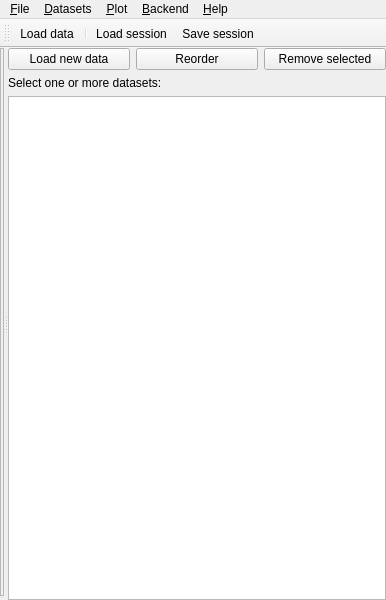
<?xml version="1.0" encoding="UTF-8"?>
<ui version="4.0">
 <class>MainWindow</class>
 <widget class="QMainWindow" name="MainWindow">
  <property name="geometry">
   <rect>
    <x>0</x>
    <y>0</y>
    <width>386</width>
    <height>600</height>
   </rect>
  </property>
  <property name="windowTitle">
   <string>ufit[*]</string>
  </property>
  <widget class="QWidget" name="centralwidget">
   <layout class="QHBoxLayout" name="horizontalLayout_2">
    <property name="margin">
     <number>0</number>
    </property>
    <item>
     <widget class="QSplitter" name="splitter">
      <property name="orientation">
       <enum>Qt::Horizontal</enum>
      </property>
      <widget class="QSplitter" name="vsplitter">
       <property name="orientation">
        <enum>Qt::Vertical</enum>
       </property>
       <widget class="QFrame" name="plotframe">
        <property name="frameShape">
         <enum>QFrame::StyledPanel</enum>
        </property>
        <property name="frameShadow">
         <enum>QFrame::Plain</enum>
        </property>
       </widget>
       <widget class="QStackedWidget" name="stacker"/>
      </widget>
      <widget class="QWidget" name="layoutWidget">
       <layout class="QVBoxLayout" name="verticalLayout">
        <item>
         <layout class="QHBoxLayout" name="horizontalLayout">
          <item>
           <widget class="QPushButton" name="loadBtn">
            <property name="text">
             <string>Load new data</string>
            </property>
            <property name="icon">
             <iconset resource="../../resource/gui.qrc">
              <normaloff>:/document--plus.png</normaloff>:/document--plus.png</iconset>
            </property>
           </widget>
          </item>
          <item>
           <widget class="QPushButton" name="reorderBtn">
            <property name="text">
             <string>Reorder</string>
            </property>
            <property name="icon">
             <iconset resource="../../resource/gui.qrc">
              <normaloff>:/arrow-switch.png</normaloff>:/arrow-switch.png</iconset>
            </property>
           </widget>
          </item>
          <item>
           <widget class="QPushButton" name="removeBtn">
            <property name="text">
             <string>Remove selected</string>
            </property>
            <property name="icon">
             <iconset resource="../../resource/gui.qrc">
              <normaloff>:/cross.png</normaloff>:/cross.png</iconset>
            </property>
           </widget>
          </item>
         </layout>
        </item>
        <item>
         <widget class="QLabel" name="label">
          <property name="text">
           <string>Select one or more datasets:</string>
          </property>
         </widget>
        </item>
        <item>
         <widget class="DataListView" name="dataList">
          <property name="contextMenuPolicy">
           <enum>Qt::ActionsContextMenu</enum>
          </property>
         </widget>
        </item>
       </layout>
      </widget>
     </widget>
    </item>
   </layout>
  </widget>
  <widget class="QMenuBar" name="menubar">
   <property name="geometry">
    <rect>
     <x>0</x>
     <y>0</y>
     <width>386</width>
     <height>20</height>
    </rect>
   </property>
   <widget class="QMenu" name="menuFile">
    <property name="title">
     <string>&amp;File</string>
    </property>
    <addaction name="actionLoad"/>
    <addaction name="actionSave"/>
    <addaction name="actionSaveAs"/>
    <addaction name="separator"/>
    <addaction name="actionQuit"/>
   </widget>
   <widget class="QMenu" name="menuHelp">
    <property name="title">
     <string>&amp;Help</string>
    </property>
    <addaction name="actionAbout"/>
   </widget>
   <widget class="QMenu" name="menuView">
    <property name="title">
     <string>&amp;Datasets</string>
    </property>
    <addaction name="actionLoadData"/>
    <addaction name="actionRemoveData"/>
    <addaction name="actionMergeData"/>
    <addaction name="separator"/>
    <addaction name="actionExportASCII"/>
    <addaction name="actionExportFIT"/>
    <addaction name="actionExportParams"/>
    <addaction name="actionExportPython"/>
   </widget>
   <widget class="QMenu" name="menuBackend">
    <property name="title">
     <string>&amp;Backend</string>
    </property>
   </widget>
   <widget class="QMenu" name="menu_Plot">
    <property name="title">
     <string>&amp;Plot</string>
    </property>
    <addaction name="actionPrint"/>
    <addaction name="separator"/>
    <addaction name="actionDrawSymbols"/>
    <addaction name="actionConnectData"/>
   </widget>
   <addaction name="menuFile"/>
   <addaction name="menuView"/>
   <addaction name="menu_Plot"/>
   <addaction name="menuBackend"/>
   <addaction name="menuHelp"/>
  </widget>
  <widget class="QToolBar" name="toolBar">
   <property name="windowTitle">
    <string>toolBar</string>
   </property>
   <attribute name="toolBarArea">
    <enum>TopToolBarArea</enum>
   </attribute>
   <attribute name="toolBarBreak">
    <bool>false</bool>
   </attribute>
   <addaction name="actionLoadData"/>
   <addaction name="separator"/>
   <addaction name="actionLoad"/>
   <addaction name="actionSave"/>
  </widget>
  <action name="actionLoad">
   <property name="icon">
    <iconset resource="../../resource/gui.qrc">
     <normaloff>:/folder-open.png</normaloff>:/folder-open.png</iconset>
   </property>
   <property name="text">
    <string>&amp;Load session...</string>
   </property>
   <property name="shortcut">
    <string>Ctrl+O</string>
   </property>
  </action>
  <action name="actionSave">
   <property name="icon">
    <iconset resource="../../resource/gui.qrc">
     <normaloff>:/disk-black.png</normaloff>:/disk-black.png</iconset>
   </property>
   <property name="text">
    <string>&amp;Save session</string>
   </property>
   <property name="shortcut">
    <string>Ctrl+S</string>
   </property>
  </action>
  <action name="actionAbout">
   <property name="icon">
    <iconset resource="../../resource/gui.qrc">
     <normaloff>:/question-white.png</normaloff>:/question-white.png</iconset>
   </property>
   <property name="text">
    <string>&amp;About</string>
   </property>
  </action>
  <action name="actionQuit">
   <property name="icon">
    <iconset resource="../../resource/gui.qrc">
     <normaloff>:/cross-button.png</normaloff>:/cross-button.png</iconset>
   </property>
   <property name="text">
    <string>&amp;Quit</string>
   </property>
   <property name="shortcut">
    <string>Ctrl+Q</string>
   </property>
  </action>
  <action name="actionSaveAs">
   <property name="icon">
    <iconset resource="../../resource/gui.qrc">
     <normaloff>:/disks-black.png</normaloff>:/disks-black.png</iconset>
   </property>
   <property name="text">
    <string>Save session as...</string>
   </property>
   <property name="shortcut">
    <string>Ctrl+Shift+S</string>
   </property>
  </action>
  <action name="actionLoadData">
   <property name="icon">
    <iconset resource="../../resource/gui.qrc">
     <normaloff>:/document--plus.png</normaloff>:/document--plus.png</iconset>
   </property>
   <property name="text">
    <string>Load data</string>
   </property>
   <property name="shortcut">
    <string>Ctrl+L</string>
   </property>
  </action>
  <action name="actionConnectData">
   <property name="checkable">
    <bool>true</bool>
   </property>
   <property name="text">
    <string>Connect datapoints</string>
   </property>
  </action>
  <action name="actionRemoveData">
   <property name="icon">
    <iconset resource="../../resource/gui.qrc">
     <normaloff>:/cross.png</normaloff>:/cross.png</iconset>
   </property>
   <property name="text">
    <string>Remove selected dataset(s)</string>
   </property>
  </action>
  <action name="actionMergeData">
   <property name="icon">
    <iconset resource="../../resource/gui.qrc">
     <normaloff>:/arrow-join.png</normaloff>:/arrow-join.png</iconset>
   </property>
   <property name="text">
    <string>Merge selected datasets</string>
   </property>
  </action>
  <action name="actionDrawSymbols">
   <property name="checkable">
    <bool>true</bool>
   </property>
   <property name="checked">
    <bool>true</bool>
   </property>
   <property name="text">
    <string>Draw symbols</string>
   </property>
  </action>
  <action name="actionPrint">
   <property name="icon">
    <iconset resource="../../resource/gui.qrc">
     <normaloff>:/printer.png</normaloff>:/printer.png</iconset>
   </property>
   <property name="text">
    <string>Print plot...</string>
   </property>
  </action>
  <action name="actionExportASCII">
   <property name="icon">
    <iconset resource="../../resource/gui.qrc">
     <normaloff>:/document-export.png</normaloff>:/document-export.png</iconset>
   </property>
   <property name="text">
    <string>Export data as ASCII...</string>
   </property>
  </action>
  <action name="actionExportFIT">
   <property name="text">
    <string>Export fit as ASCII...</string>
   </property>
  </action>
  <action name="actionExportPython">
   <property name="text">
    <string>Export as Python...</string>
   </property>
  </action>
  <action name="actionExportParams">
   <property name="text">
    <string>Export parameters as ASCII...</string>
   </property>
  </action>
 </widget>
 <customwidgets>
  <customwidget>
   <class>DataListView</class>
   <extends>QListView</extends>
   <header>ufit.gui.datalist</header>
  </customwidget>
 </customwidgets>
 <resources>
  <include location="../../resource/gui.qrc"/>
 </resources>
 <connections/>
</ui>
